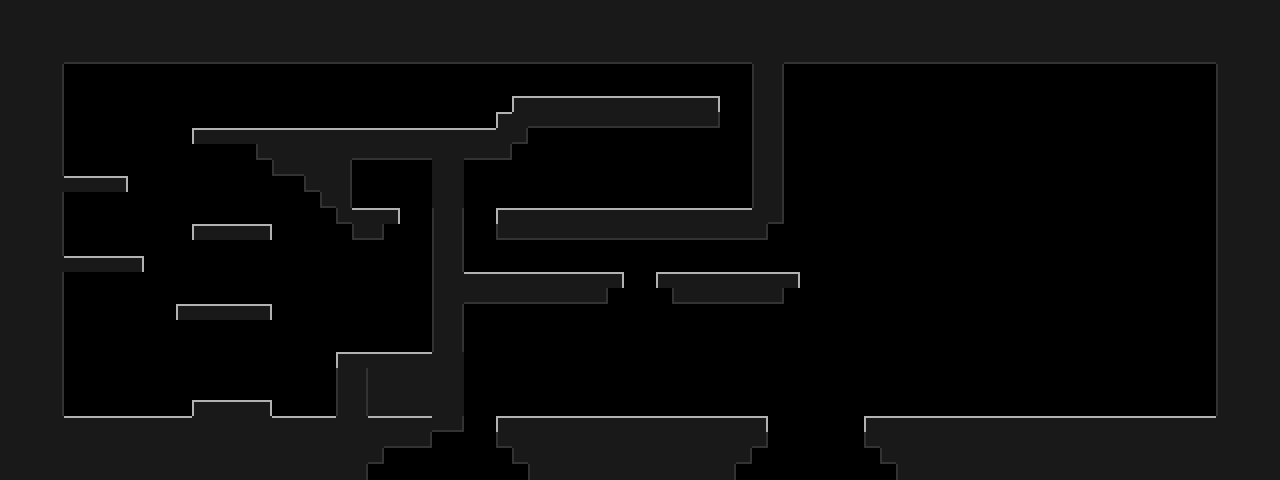

Rendered tile map (Tiled .tmx) drawn with the repository's tilesets; below, a short description and the full map source, tile grids included:
An orthogonal 80x30 tile map with 16x16 px tiles, 1 tile layer (level1).

<map version="1.0" orientation="orthogonal" width="80" height="30" tilewidth="16" tileheight="16">
 <tileset firstgid="1" name="ground" tilewidth="16" tileheight="16">
  <image source="../tilesets/ground.png" width="64" height="48" />
  <terraintypes>
   <terrain name="New Terrain" tile="-1" />
  </terraintypes>
 </tileset>
 <layer name="level1" width="80" height="30">
  <data encoding="csv">
4,4,4,4,4,4,4,4,4,4,4,4,4,4,4,4,4,4,4,4,4,4,4,4,4,4,4,4,4,4,4,4,4,4,4,4,4,4,4,4,4,4,4,4,4,4,4,4,4,4,4,4,4,4,4,4,4,4,4,4,4,4,4,4,4,4,4,4,4,4,4,4,4,4,4,4,4,4,4,4,
4,4,4,4,4,4,4,4,4,4,4,4,4,4,4,4,4,4,4,4,4,4,4,4,4,4,4,4,4,4,4,4,4,4,4,4,4,4,4,4,4,4,4,4,4,4,4,4,4,4,4,4,4,4,4,4,4,4,4,4,4,4,4,4,4,4,4,4,4,4,4,4,4,4,4,4,4,4,4,4,
4,4,4,4,4,4,4,4,4,4,4,4,4,4,4,4,4,4,4,4,4,4,4,4,4,4,4,4,4,4,4,4,4,4,4,4,4,4,4,4,4,4,4,4,4,4,4,4,4,4,4,4,4,4,4,4,4,4,4,4,4,4,4,4,4,4,4,4,4,4,4,4,4,4,4,4,4,4,4,4,
4,4,4,4,10,10,10,10,10,10,10,10,10,10,10,10,10,10,10,10,10,10,10,10,10,10,10,10,10,10,10,10,10,10,10,10,10,10,10,10,10,10,10,10,10,10,10,6,6,10,10,10,10,10,10,10,10,10,10,10,10,10,10,10,10,10,10,10,10,10,10,10,10,10,10,10,4,4,4,4,
4,4,4,7,0,0,0,0,0,0,0,0,0,0,0,0,0,0,0,0,0,0,0,0,0,0,0,0,0,0,0,0,0,0,0,0,0,0,0,0,0,0,0,0,0,0,0,5,7,0,0,0,0,0,0,0,0,0,0,0,0,0,0,0,0,0,0,0,0,0,0,0,0,0,0,0,5,4,4,4,
4,4,4,7,0,0,0,0,0,0,0,0,0,0,0,0,0,0,0,0,0,0,0,0,0,0,0,0,0,0,0,0,0,0,0,0,0,0,0,0,0,0,0,0,0,0,0,5,7,0,0,0,0,0,0,0,0,0,0,0,0,0,0,0,0,0,0,0,0,0,0,0,0,0,0,0,5,4,4,4,
4,4,4,7,0,0,0,0,0,0,0,0,0,0,0,0,0,0,0,0,0,0,0,0,0,0,0,0,0,0,0,0,1,2,2,2,2,2,2,2,2,2,2,2,3,0,0,5,7,0,0,0,0,0,0,0,0,0,0,0,0,0,0,0,0,0,0,0,0,0,0,0,0,0,0,0,5,4,4,4,
4,4,4,7,0,0,0,0,0,0,0,0,0,0,0,0,0,0,0,0,0,0,0,0,0,0,0,0,0,0,0,1,6,10,10,10,10,10,10,10,10,10,10,10,11,0,0,5,7,0,0,0,0,0,0,0,0,0,0,0,0,0,0,0,0,0,0,0,0,0,0,0,0,0,0,0,5,4,4,4,
4,4,4,7,0,0,0,0,0,0,0,0,1,2,2,2,2,2,2,2,2,2,2,2,2,2,2,2,2,2,2,6,11,0,0,0,0,0,0,0,0,0,0,0,0,0,0,5,7,0,0,0,0,0,0,0,0,0,0,0,0,0,0,0,0,0,0,0,0,0,0,0,0,0,0,0,5,4,4,4,
4,4,4,7,0,0,0,0,0,0,0,0,0,0,0,0,9,6,6,6,6,6,10,10,10,10,10,4,6,10,10,11,0,0,0,0,0,0,0,0,0,0,0,0,0,0,0,5,7,0,0,0,0,0,0,0,0,0,0,0,0,0,0,0,0,0,0,0,0,0,0,0,0,0,0,0,5,4,4,4,
4,4,4,7,0,0,0,0,0,0,0,0,0,0,0,0,0,9,10,6,6,7,0,0,0,0,0,12,12,0,0,0,0,0,0,0,0,0,0,0,0,0,0,0,0,0,0,5,7,0,0,0,0,0,0,0,0,0,0,0,0,0,0,0,0,0,0,0,0,0,0,0,0,0,0,0,5,4,4,4,
4,4,4,4,2,2,2,3,0,0,0,0,0,0,0,0,0,0,0,9,6,7,0,0,0,0,0,12,12,0,0,0,0,0,0,0,0,0,0,0,0,0,0,0,0,0,0,5,7,0,0,0,0,0,0,0,0,0,0,0,0,0,0,0,0,0,0,0,0,0,0,0,0,0,0,0,5,4,4,4,
4,4,4,7,0,0,0,0,0,0,0,0,0,0,0,0,0,0,0,0,9,7,0,0,0,0,0,12,12,0,0,0,0,0,0,0,0,0,0,0,0,0,0,0,0,0,0,5,7,0,0,0,0,0,0,0,0,0,0,0,0,0,0,0,0,0,0,0,0,0,0,0,0,0,0,0,5,4,4,4,
4,4,4,7,0,0,0,0,0,0,0,0,0,0,0,0,0,0,0,0,0,9,2,2,3,0,0,5,7,0,0,1,2,2,2,2,2,2,2,2,2,2,2,2,2,2,2,6,11,0,0,0,0,0,0,0,0,0,0,0,0,0,0,0,0,0,0,0,0,0,0,0,0,0,0,0,5,4,4,4,
4,4,4,7,0,0,0,0,0,0,0,0,1,2,2,2,3,0,0,0,0,0,9,11,0,0,0,5,7,0,0,9,10,10,10,10,10,10,10,10,10,10,10,10,10,10,10,11,0,0,0,0,0,0,0,0,0,0,0,0,0,0,0,0,0,0,0,0,0,0,0,0,0,0,0,0,5,4,4,4,
4,4,4,7,0,0,0,0,0,0,0,0,0,0,0,0,0,0,0,0,0,0,0,0,0,0,0,5,7,0,0,0,0,0,0,0,0,0,0,0,0,0,0,0,0,0,0,0,0,0,0,0,0,0,0,0,0,0,0,0,0,0,0,0,0,0,0,0,0,0,0,0,0,0,0,0,5,4,4,4,
4,4,4,4,2,2,2,2,3,0,0,0,0,0,0,0,0,0,0,0,0,0,0,0,0,0,0,5,7,0,0,0,0,0,0,0,0,0,0,0,0,0,0,0,0,0,0,0,0,0,0,0,0,0,0,0,0,0,0,0,0,0,0,0,0,0,0,0,0,0,0,0,0,0,0,0,5,4,4,4,
4,4,4,7,0,0,0,0,0,0,0,0,0,0,0,0,0,0,0,0,0,0,0,0,0,0,0,5,6,2,2,2,2,2,2,2,2,2,3,0,0,1,2,2,2,2,2,2,2,3,0,0,0,0,0,0,0,0,0,0,0,0,0,0,0,0,0,0,0,0,0,0,0,0,0,0,5,4,4,4,
4,4,4,7,0,0,0,0,0,0,0,0,0,0,0,0,0,0,0,0,0,0,0,0,0,0,0,5,6,10,10,10,10,10,10,10,10,11,0,0,0,0,9,10,10,10,10,10,11,0,0,0,0,0,0,0,0,0,0,0,0,0,0,0,0,0,0,0,0,0,0,0,0,0,0,0,5,4,4,4,
4,4,4,7,0,0,0,0,0,0,0,1,2,2,2,2,3,0,0,0,0,0,0,0,0,0,0,5,7,0,0,0,0,0,0,0,0,0,0,0,0,0,0,0,0,0,0,0,0,0,0,0,0,0,0,0,0,0,0,0,0,0,0,0,0,0,0,0,0,0,0,0,0,0,0,0,5,4,4,4,
4,4,4,7,0,0,0,0,0,0,0,0,0,0,0,0,0,0,0,0,0,0,0,0,0,0,0,5,7,0,0,0,0,0,0,0,0,0,0,0,0,0,0,0,0,0,0,0,0,0,0,0,0,0,0,0,0,0,0,0,0,0,0,0,0,0,0,0,0,0,0,0,0,0,0,0,5,4,4,4,
4,4,4,7,0,0,0,0,0,0,0,0,0,0,0,0,0,0,0,0,0,0,0,0,0,0,0,5,7,0,0,0,0,0,0,0,0,0,0,0,0,0,0,0,0,0,0,0,0,0,0,0,0,0,0,0,0,0,0,0,0,0,0,0,0,0,0,0,0,0,0,0,0,0,0,0,5,4,4,4,
4,4,4,7,0,0,0,0,0,0,0,0,0,0,0,0,0,0,0,0,0,1,2,2,2,2,2,12,12,0,0,0,0,0,0,0,0,0,0,0,0,0,0,0,0,0,0,0,0,0,0,0,0,0,0,0,0,0,0,0,0,0,0,0,0,0,0,0,0,0,0,0,0,0,0,0,5,4,4,4,
4,4,4,7,0,0,0,0,0,0,0,0,0,0,0,0,0,0,0,0,0,5,7,12,12,12,12,12,12,0,0,0,0,0,0,0,0,0,0,0,0,0,0,0,0,0,0,0,0,0,0,0,0,0,0,0,0,0,0,0,0,0,0,0,0,0,0,0,0,0,0,0,0,0,0,0,5,4,4,4,
4,4,4,7,0,0,0,0,0,0,0,0,0,0,0,0,0,0,0,0,0,5,7,12,12,12,12,12,12,0,0,0,0,0,0,0,0,0,0,0,0,0,0,0,0,0,0,0,0,0,0,0,0,0,0,0,0,0,0,0,0,0,0,0,0,0,0,0,0,0,0,0,0,0,0,0,5,4,4,4,
4,4,4,7,0,0,0,0,0,0,0,0,1,2,2,2,3,0,0,0,0,5,7,12,12,12,12,12,12,0,0,0,0,0,0,0,0,0,0,0,0,0,0,0,0,0,0,0,0,0,0,0,0,0,0,0,0,0,0,0,0,0,0,0,0,0,0,0,0,0,0,0,0,0,0,0,5,4,4,4,
4,4,4,4,2,2,2,2,2,2,2,2,6,6,6,6,6,2,2,2,2,6,6,2,2,2,2,10,11,0,0,1,2,2,2,2,2,2,2,2,2,2,2,2,2,2,2,3,0,0,0,0,0,0,1,2,2,2,2,2,2,2,2,2,2,2,2,2,2,2,2,2,2,2,2,2,4,4,4,4,
4,4,4,4,4,4,4,4,4,4,4,4,4,4,4,4,4,4,4,4,4,4,4,4,10,10,11,0,0,0,0,9,6,6,6,6,6,6,6,6,6,6,6,6,6,6,6,11,0,0,0,0,0,0,9,4,4,4,4,4,4,4,4,4,4,4,4,4,4,4,4,4,4,4,4,4,4,4,4,4,
4,4,4,4,4,4,4,4,4,4,4,4,4,4,4,4,4,4,4,4,4,4,4,11,0,0,0,0,0,0,0,0,9,6,6,6,6,6,6,6,6,6,6,6,6,6,11,0,0,0,0,0,0,0,0,9,4,4,4,4,4,4,4,4,4,4,4,4,4,4,4,4,4,4,4,4,4,4,4,4,
4,4,4,4,4,4,4,4,4,4,4,4,4,4,4,4,4,4,4,4,4,4,7,0,0,0,0,0,0,0,0,0,0,5,6,6,6,6,6,6,6,6,6,6,6,7,0,0,0,0,0,0,0,0,0,0,5,4,4,4,4,4,4,4,4,4,4,4,4,4,4,4,4,4,4,4,4,4,4,4
</data>
 </layer>
</map>